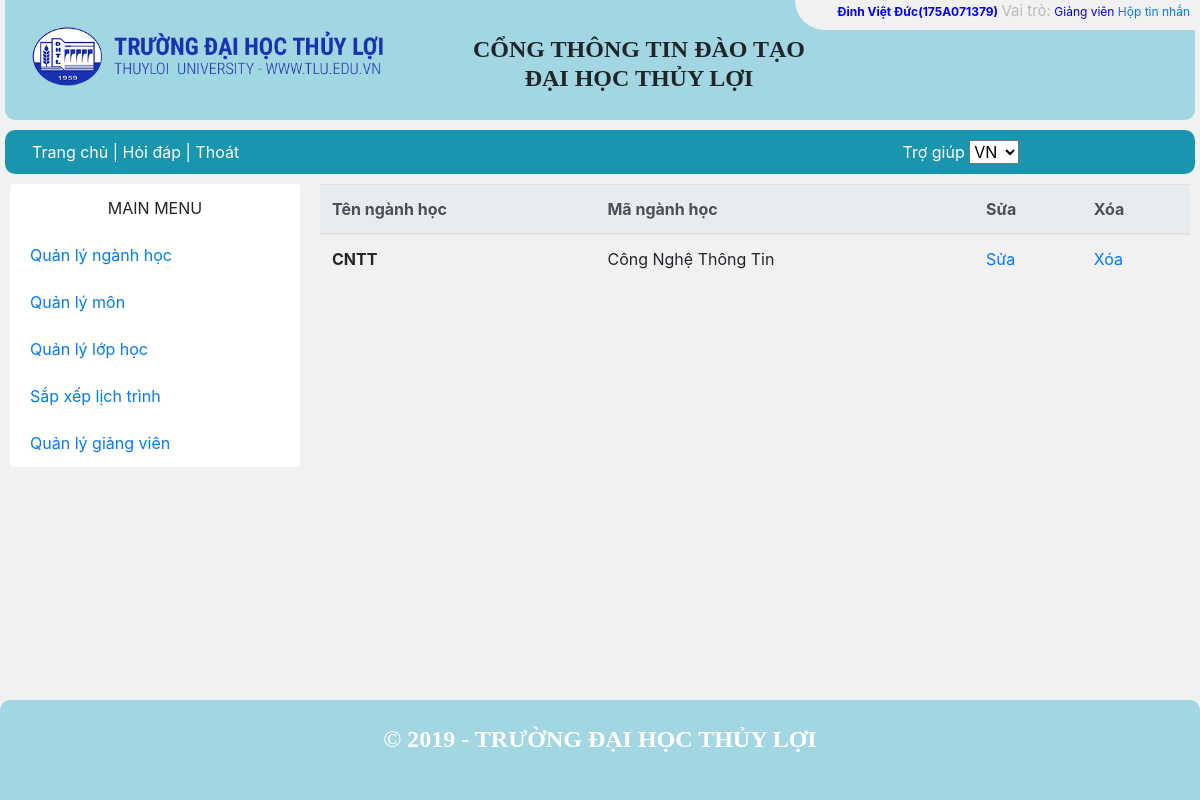
Before: /QuanLy/quanly_CNnganh.php with the older database file.
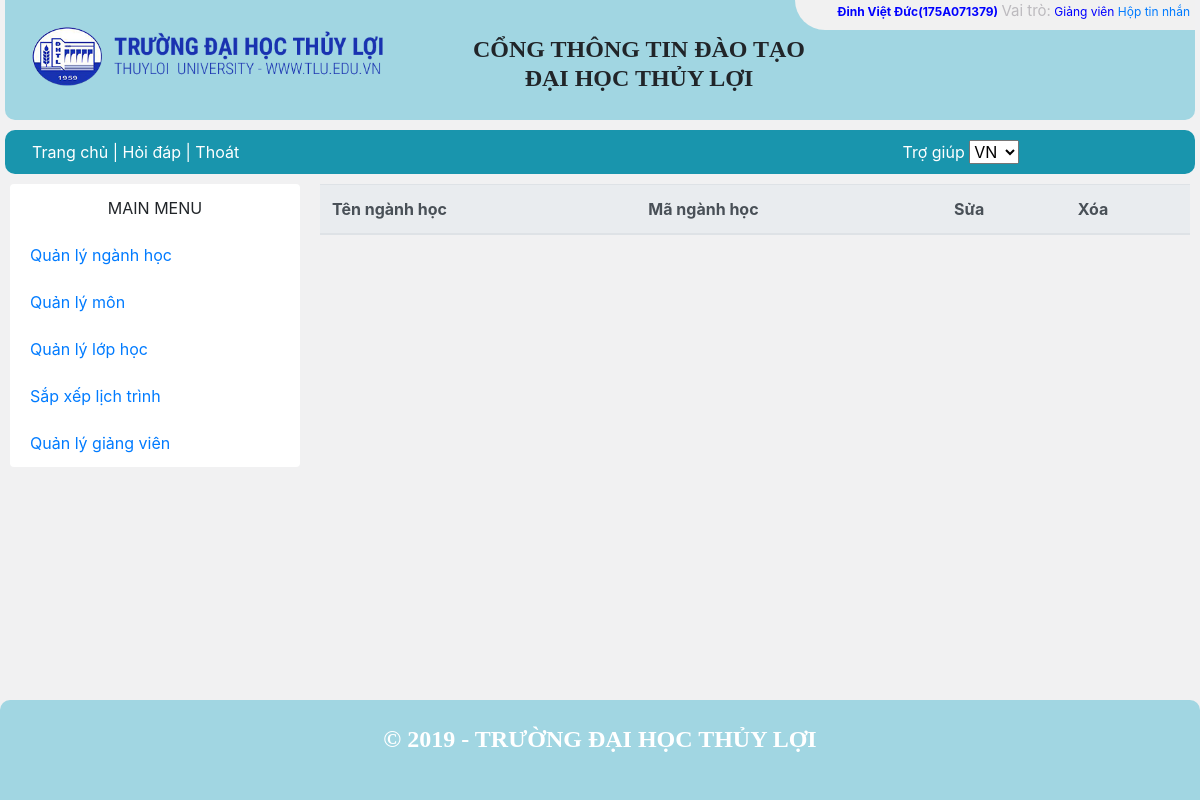
After: the same page with the newer database file.
### tables this page shows
CREATE TABLE `nganh` (
  `MaNganh` varchar(10) NOT NULL,
  `TenNganh` varchar(30) DEFAULT NULL
);

### QuanLy/quanly_CNnganh.php (the view, shortened to what this page needs)
<?php require_once("../includes/mysqli_connect.php"); ?>
<?php require ("dautrang.php"); ?>
<?php
    $sql = "SELECT MaNganh , TenNganh FROM nganh";
    $query = mysqli_query($dbcon,$sql);
?>
<main>
<?php require ("nav.php"); ?>
      <div class="grid-container">
      <?php require ("navquanly.php"); ?>
        <div class="grid-item item2">
        <table class="table">
      <thead class="thead-light">
        <tr>
          <th scope="col">Tên ngành học</th>
          <th scope="col">Mã ngành học</th>
          <th scope="col">Sửa</th>
          <th scope="col">Xóa</th>
        </tr>
      </thead>
      <tbody>
          <?php
            while ( $row = mysqli_fetch_array($query)) {
               $MaNganh = $row['MaNganh'];
        ?>
        <tr>
          <th scope="row"><?php echo $row['MaNganh']; ?></th>
          <td><?php echo $row['TenNganh']; ?></td>
          <td><a href="capnhatnganh.php?id=<?php echo $MaNganh;?>">Sửa</a></td>
          <td><a href="quanly_CNnganh.php?id_delete=<?php echo $MaNganh;?>">Xóa</a></td>
        </tr>
        <?php } ?>
      </tbody>
    </table>
        </div>
      </div>
    </main>
<?php require ("chantrang.php"); ?>

### QuanLy/dautrang.php (shortened to what this page needs)
<!DOCTYPE html>
<html lang="en">
  <head>
    <link rel="stylesheet" href="../css/bootstrap.min.css" />
    <link rel="stylesheet" href="../css/stylex.css" />
  </head>
  <body>
<header>
      <div class="grid-container-header">
        <div class="grid-item">
          <img
            height="58"
            width="351"
            style="transform: translate(5%, 30%); "
            src="../images/logo.png"
            alt="logo"
          />
        </div>
        <div class="grid-item">
          <div>
            <h2>
              CỔNG THÔNG TIN ĐÀO TẠO <br />
              ĐẠI HỌC THỦY LỢI
            </h2>
          </div>
        </div>
        <div class="grid-item"></div>
      </div>
      <div id="box_user">
        <div id="PageHeader_Panel">
          <p>
            <span id="PageHeader_lblUserFullName" style="font-weight:bold;"
              >Đinh Việt Đức(175A071379)</span
            >
            <span
              id="PageHeader_lblRoleTitle "
              style="color: #bcbabe; font-size: 15px;"
              >Vai trò:</span
            >
            <span id="PageHeader_lblUserRole">Giảng viên</span>
            <a id="PageHeader_lbNewmessage" href="#">Hộp tin nhắn</a>
          </p>
        </div>
      </div>
    </header>

### QuanLy/nav.php
<div class="grid-nav">
        <div class="grid-item item1" style="margin-left: 17px;">
          <span id="navbar"><a href="../index.php" >Trang chủ</a> |
            <a href="./support/default.aspx" target="_blank">Hỏi đáp</a> |
            <span id="navbar"><a href="../login.php" >Thoát</a>
        </div>
        <div class="grid-item item2"></div>
        <div class="grid-item item3" style="margin-right: 20px;">
          <a href="/CMCSoft.IU.Web.Info/WebHelp/NewProject1.htm" target="_blank">
            Trợ giúp</a>
      <select name="PageHeader1$drpNgonNgu" onchange="javascript:setTimeout(&#39;__doPostBack(\&#39;PageHeader1$drpNgonNgu\&#39;,\&#39;\&#39;)&#39;, 0)" id="PageHeader1_drpNgonNgu" style="width:50px;Z-INDEX: 0">
      <option selected="selected" value="2D8E12D246D64A7BB3B89CC6484D2776">VN</option>
      </select>
        </span></div>
      </div>

### QuanLy/navquanly.php (shortened to what this page needs)
<div class="grid-item item1">
          <ul class="list-group panel">
            <li class="list-group-item " style="text-align: center;">
              <p style="margin:auto">MAIN MENU</p>
            </li>
            <li class="list-group-item ">
              <a href="#SubMenu2" data-toggle="collapse" data-parent="#SubMenu2"
                >Quản lý ngành học</a
              >
            </li>
            <li class="list-group-item ">
              <a href="#SubMenu3" data-toggle="collapse" data-parent="#SubMenu3"
                >Quản lý môn</a
              >
            </li>
            <li class="list-group-item ">
              <a href="#SubMenu1"  data-toggle="collapse" data-parent="#SubMenu1">Quản lý lớp học </a>
            </li>
            <li class="list-group-item ">
              <a href="../QuanLy/sapxeplichtrinh.php">Sắp xếp lịch trình</a>
            </li>
            <li class="list-group-item ">
              <a href="#SubMenu4" data-toggle="collapse" data-parent="#SubMenu4"
                >Quản lý giảng viên</a
              >
            </li>
          </ul>
        </div>

### QuanLy/chantrang.php (shortened to what this page needs)
<footer>
      <div><h2>© 2019 - TRƯỜNG ĐẠI HỌC THỦY LỢI</h2></div>
</footer>
  </body>
</html>

### css/stylex.css (style rules this page uses)
h2 { font-family: Proxima; font-weight: bold; font-size: 24px; margin: 25px 10px 30px; height: 45px; text-align: center; }
body { background-color: #f1f1f2; height: 100%; }
header { background-color: #a1d6e2; border-radius: 0 0 10px 10px; margin: 0 5px; }
main { height: 100%; }
footer { position: fixed; left: 0; bottom: 0; background-color: #a1d6e2; border-radius: 10px 10px 0 0; color: white; text-align: center; width: 100%; }
.grid-container { display: grid; grid-template-columns: 1fr 3fr; padding: 10px; grid-gap: 20px; }
.grid-nav { display: grid; grid-template-columns: 1fr 2fr 1fr; padding: 10px; grid-gap: 20px; background-color: #1995ad; border-radius: 10px; margin-left: 5px; margin-right: 5px; color: white; }
.grid-nav a { color: white; }
.grid-container-header { display: grid; grid-template-columns: 1fr 2fr 1fr; padding: 10px; }
main { padding-top: 10px; height: 100%; padding-bottom: 100px; }
#box_user { position: absolute; right: 5px; top: 0; background-color: #f1f1f1; border-radius: 0 0 0 30px; width: 400px; height: 30px; }
#PageHeader_Panel { text-align: right; margin-right: 5px; color: blue; font-size: 12px; }
.list-group-item { border: none; }

Changed rows visible on the page:
removed nganh: MaNganh "CNTT", TenNganh "Công Nghệ Thông Tin"
